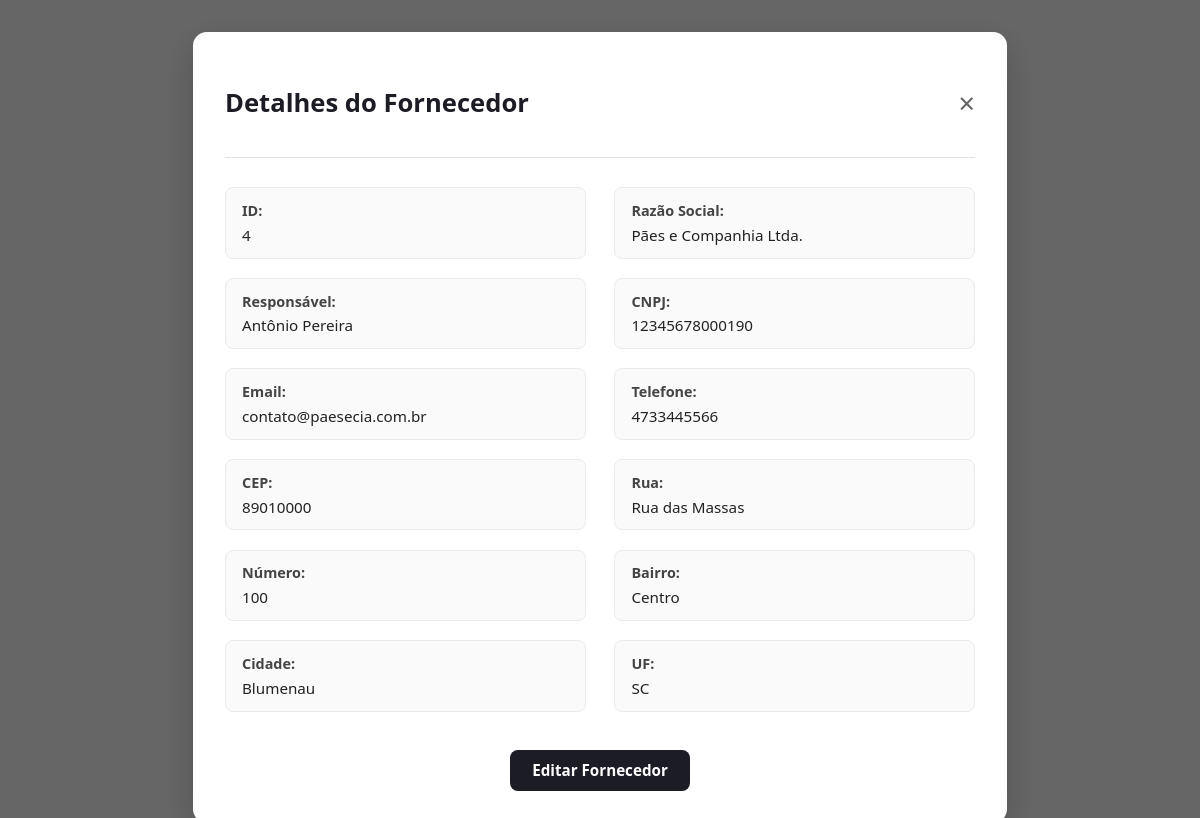
Page /php/modals/modal_fornecedor.php?id=4 on the committed database.
### tables this page shows
CREATE TABLE `fornecedores` (
  `id_fornecedor` int(11) NOT NULL,
  `razao_social` varchar(80) DEFAULT NULL,
  `cnpj_fornecedor` varchar(25) DEFAULT NULL,
  `email_fornecedor` varchar(80) DEFAULT NULL,
  `telefone_fornecedor` varchar(20) DEFAULT NULL,
  `cep_fornecedor` varchar(20) DEFAULT NULL,
  `rua_fornecedor` varchar(50) DEFAULT NULL,
  `numero_fornecedor` int(11) DEFAULT NULL,
  `bairro_fornecedor` varchar(80) DEFAULT NULL,
  `cidade_fornecedor` varchar(50) DEFAULT NULL,
  `uf_fornecedor` char(2) DEFAULT NULL,
  `responsavel` varchar(80) DEFAULT NULL,
  `ativo` tinyint(1) DEFAULT 1
);

### php/funcoes.php (called while the page is built, shortened)
<?php
require_once 'conexao.php';
function buscarFornecedorPorId($id_fornecedor){
    global $pdo;
    try {
        $sql = "SELECT * FROM fornecedores WHERE id_fornecedor = :id";
        $stmt = $pdo->prepare($sql);
        $stmt->bindParam(':id', $id_fornecedor, PDO::PARAM_INT);
        $stmt->execute();
        return $stmt->fetch(PDO::FETCH_ASSOC);
    } catch(PDOException $e){
        error_log("Erro ao buscar fornecedor: ".$e->getMessage());
        return null;
    }
}
?>

### php/modals/modal_fornecedor.php (the view, shortened to what this page needs)
<?php
require_once __DIR__ . '/../funcoes.php';
$id_fornecedor = isset($_GET['id']) ? intval($_GET['id']) : 0;
$fornecedor = buscarFornecedorPorId($id_fornecedor);
?>
<?php if($fornecedor): ?>
<div class="modal">
    <div class="modal-container">
        <div class="modal-header">
            <h2 class="modal-title">Detalhes do Fornecedor</h2>
            <span class="modal-close">&times;</span>
        </div>
        <div class="modal-body">
            <div class="campo">
                <label>ID:</label>
                <p><?= htmlspecialchars($fornecedor['id_fornecedor']); ?></p>
            </div>
            <div class="campo">
                <label>Razão Social:</label>
                <p><?= htmlspecialchars($fornecedor['razao_social']); ?></p>
            </div>
            <div class="campo">
                <label>Responsável:</label>
                <p><?= htmlspecialchars($fornecedor['responsavel']); ?></p>
            </div>
            <div class="campo">
                <label>CNPJ:</label>
                <p><?= htmlspecialchars($fornecedor['cnpj_fornecedor']); ?></p>
            </div>
            <div class="campo">
                <label>Email:</label>
                <p><?= htmlspecialchars($fornecedor['email_fornecedor']); ?></p>
            </div>
            <div class="campo">
                <label>Telefone:</label>
                <p><?= htmlspecialchars($fornecedor['telefone_fornecedor']); ?></p>
            </div>
            <div class="campo">
                <label>CEP:</label>
                <p><?= htmlspecialchars($fornecedor['cep_fornecedor']); ?></p>
            </div>
            <div class="campo">
                <label>Rua:</label>
                <p><?= htmlspecialchars($fornecedor['rua_fornecedor']); ?></p>
            </div>
            <div class="campo">
                <label>Número:</label>
                <p><?= htmlspecialchars($fornecedor['numero_fornecedor']); ?></p>
            </div>
            <div class="campo">
                <label>Bairro:</label>
                <p><?= htmlspecialchars($fornecedor['bairro_fornecedor']); ?></p>
            </div>
            <div class="campo">
                <label>Cidade:</label>
                <p><?= htmlspecialchars($fornecedor['cidade_fornecedor']); ?></p>
            </div>
            <div class="campo">
                <label>UF:</label>
                <p><?= htmlspecialchars($fornecedor['uf_fornecedor']); ?></p>
            </div>
            <div class="acoes full-width">
                <a href="../alteracoes/Alterar_Fornecedor.php?id=<?= $fornecedor['id_fornecedor']; ?>"
                   class="btn btn-primary">Editar Fornecedor</a>
            </div>
        </div>
    </div>
</div>
<link rel="stylesheet" href="modals.css"/>
<?php else: ?>
<p>Fornecedor não encontrado.</p>
<?php endif; ?>

### php/modals/modals.css (style rules this page uses)
.modal { display: block; position: fixed; inset: 0; background: rgba(0, 0, 0, 0.6); overflow-y: auto; padding: 2rem 0; z-index: 1000; animation: fadeIn 0.3s ease-in-out; }
.modal-container { background: #ffffff; width: 90%; max-width: 750px; margin: 0 auto; padding: 2rem; border-radius: 14px; box-shadow: 0 12px 35px rgba(0, 0, 0, 0.2); position: relative; color: #2b2b2b; animation: slideUp 0.3s ease; font-family: 'Segoe UI', Tahoma, Geneva, Verdana, sans-serif; }
.modal-header { display: flex; justify-content: space-between; align-items: center; margin-bottom: 1.8rem; padding-bottom: 1rem; border-bottom: 1px solid #e0e0e0; }
.modal-title { font-size: 1.6rem; font-weight: 700; color: #1c1c24; }
.modal-close { font-size: 1.8rem; color: #666; cursor: pointer; transition: transform 0.2s, color 0.2s; }
.modal-body { display: grid; grid-template-columns: 1fr 1fr; gap: 1.2rem 1.8rem; }
.campo { display: flex; flex-direction: column; background: #fafafa; padding: 0.8rem 1rem; border-radius: 8px; border: 1px solid #eaeaea; transition: background 0.2s, border 0.2s; }
.full-width { grid-column: 1 / -1; }
label { font-weight: 700; font-size: 0.9rem; color: #444; margin-bottom: 0.3rem; }
p { margin: 0; font-size: 0.95rem; color: #222; font-weight: 400; }
.acoes { display: flex; justify-content: center; margin-top: 1.2rem; gap: 1rem; }
.btn { padding: 0.65rem 1.4rem; border: none; border-radius: 8px; font-weight: 600; font-size: 0.95rem; text-decoration: none; cursor: pointer; transition: background 0.2s, transform 0.2s; }
.btn-primary { background: #1c1c24; color: #fff; }

### rows in the picture
fornecedores: id_fornecedor "4", razao_social "Pães e Companhia Ltda.", responsavel "Antônio Pereira", cnpj_fornecedor "12345678000190", email_fornecedor "contato@paesecia.com.br", telefone_fornecedor "4733445566", cep_fornecedor "89010000", rua_fornecedor "Rua das Massas", numero_fornecedor "100", bairro_fornecedor "Centro", cidade_fornecedor "Blumenau", uf_fornecedor "SC"
